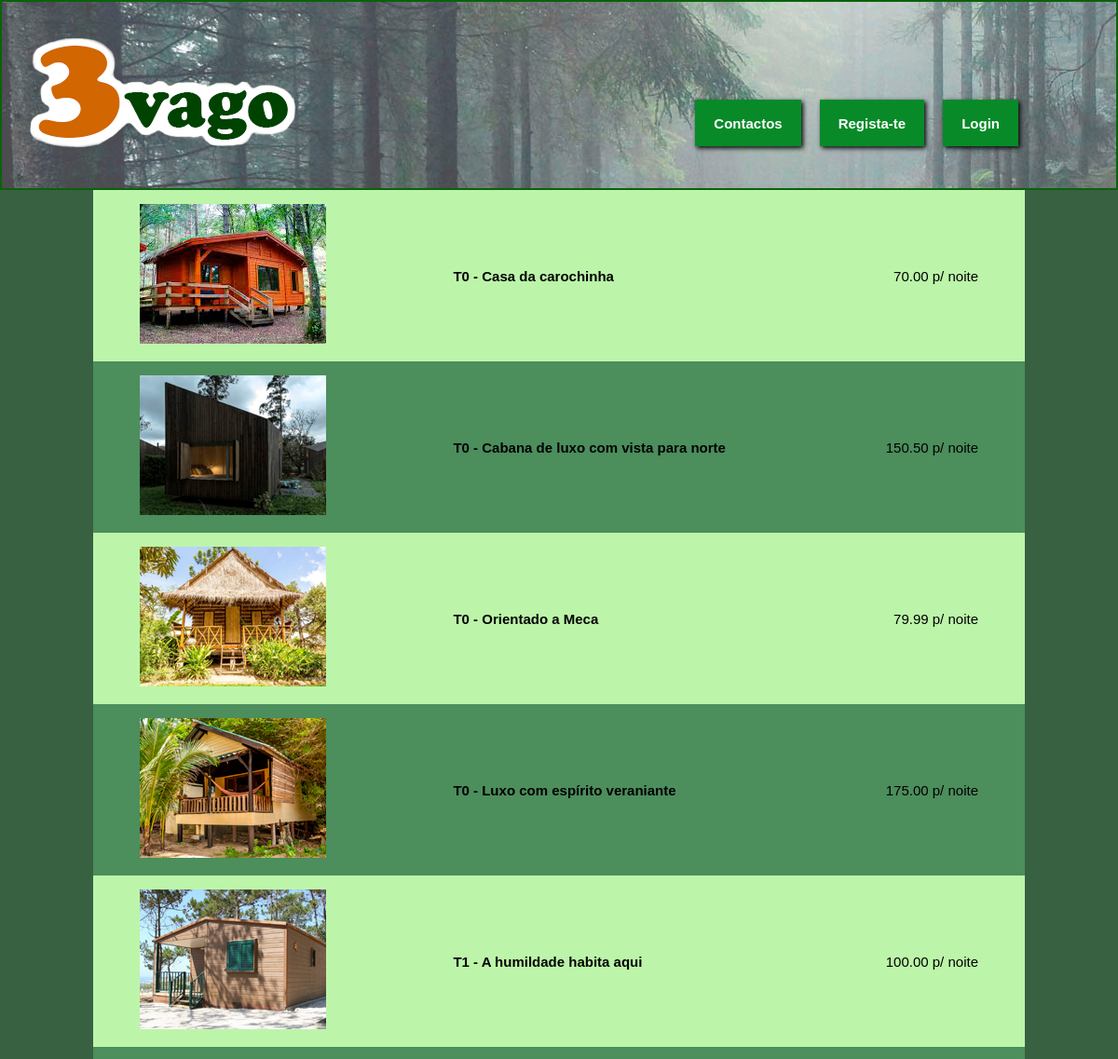
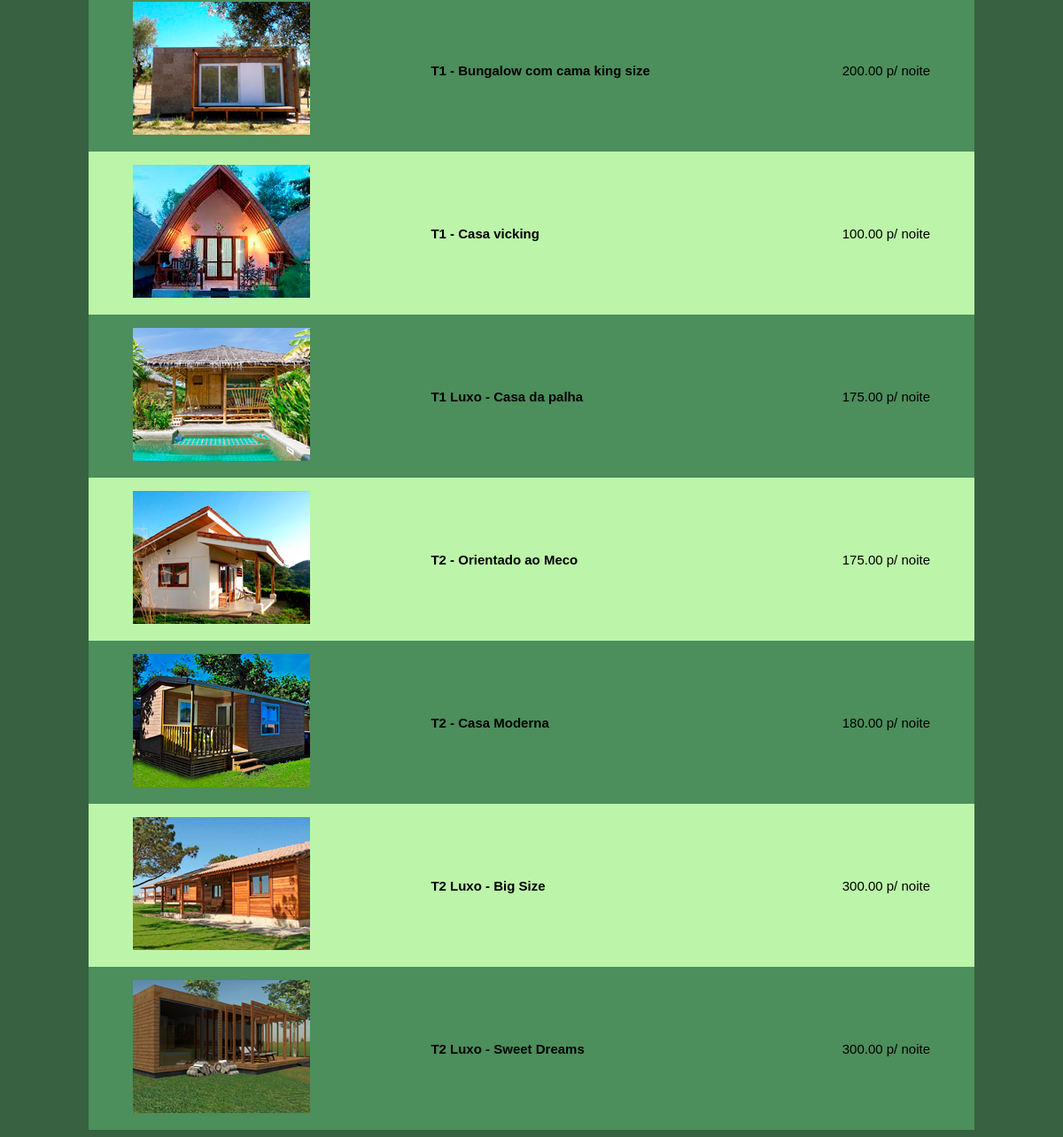
The app's page /paginas/pagina_inicial.php with its own data (2 pictures, top to bottom).
### tables this page shows
CREATE TABLE `cabana` (
  `IdCabana` int(3) NOT NULL,
  `Lotacao` int(2) NOT NULL,
  `img_cabana` varchar(30) NOT NULL,
  `tipo` varchar(4) NOT NULL,
  `nome` varchar(40) NOT NULL,
  `preco_p_noite` decimal(6,2) NOT NULL,
  `Descricao` text NOT NULL,
  `estado` int(1) NOT NULL DEFAULT '1'
);

### paginas/pagina_inicial.php (the view, shortened to what this page needs)
<!DOCTYPE html>
<html>
<head>
</head>
<body>
<div id="cabecalho">
	<a href='index.php'>
		<div id="logo">
		</div>
	</a>
    <div class= "input-div">
		<div id="botoes">
			<?php
				if(isset($_SESSION["user"])){
					$user = $_SESSION["user"];
					unset($_SESSION);
					$_SESSION["user"] = $user;
					echo "
						<div id='botao'>
							<form action='./Utilizador/logout.php'>
								<input type='submit' value='Logout'>
							</form>
						</div>
						<div id='botao'>
							<form action='./Utilizador/PgUtilizador.php'>
								<input type='submit' value='Area Pessoal'>
							</form>
						</div>
					";
				}else {
					echo "
						<div id='botao'>
							<form action='./Login/PgLogin.php'>
								<input type='submit' value='Login'>
							</form>
						</div>
						<div id='botao'>
							<form action='./Registo/PgRegisto.php'>
								<input type='submit' value='Regista-te'>
							</form>
						</div>
					";
				}
			?>
			<div id='botao'>
				<form action="contatos.php">
					<input type='submit' value='Contactos'>
				</form>
			</div>
		</div>
    </div>
</div>
<div id="corpo">
	<div id="tabela">
		<?php
			$sql = "SELECT nome,preco_p_noite,img_cabana,idCabana FROM cabana WHERE estado = '1'";
			$retval = mysqli_query( $conn, $sql );
			echo "<table width='100%' id = 't01'>";
			while($row = mysqli_fetch_array($retval)){
				echo"
				<tr>
					<td><a href='PgDescricao.php?IdCabana=".$row["idCabana"]."' ><img src='../media/bungalows/".$row["img_cabana"]."'></a></td>
					<td><a href='PgDescricao.php?IdCabana=".$row["idCabana"]."' ><div id='titulo'><b>".$row["nome"]."</b></div></a></td>
					<td><div id='preco'>".$row["preco_p_noite"]." p/ noite</div></td>
				</tr>"
				;
			}
			echo "</table>";
		?>
	</div>
</div>
</body>
</html>

### paginas/pagina_inicial.php (style rules this page uses)
body { background-color:#376141; }
#cabecalho { margin: -8px; height:200px; background-image:url(../media/imgs_sistema/cabecalho.png); border: 2px solid #0B610B; }
.input-div { margin:25px; float:right; height:150px; }
input[type=submit] { background-color:#088A29; padding:10px 20px; height:50px; font: bold 15px sans-serif; color:white; box-shadow:2px 2px 5px #000000; cursor:pointer; border:0px; }
#botoes { margin:70px; }
#botao { float:right; margin:10px; }
#logo { float:left; background-image:url(../media/imgs_sistema/logo.png); margin-left:20px; margin-top:-10px; width:300px; height:200px; }
a:link { color:black; font: bold 15px sans-serif; text-decoration:none; }
#corpo { width:1000px; margin: 8px auto 0px; }
#tabela { width:1000px; margin: 0px auto 0px; }
#preco { font: normal 15px sans-serif; text-align: right; }
#titulo { font: bold 15px sans-serif; text-decoration:no; text-align: left; }
table, th, td { border-collapse: collapse; }
th, td { padding: 15px 50px; }
table#t01 tr:nth-child(even) { background-color: #4C8E5C; }
table#t01 tr:nth-child(odd) { background-color: #BCF5A9; }

### records on screen
cabana: img_cabana (picture), nome "T0 - Casa da carochinha", preco_p_noite "70.00"
cabana: img_cabana (picture), nome "T0 - Cabana de luxo com vista para norte", preco_p_noite "150.50"
cabana: img_cabana (picture), nome "T0 - Orientado a Meca", preco_p_noite "79.99"
cabana: img_cabana (picture), nome "T0 - Luxo com espírito veraniante", preco_p_noite "175.00"
cabana: img_cabana (picture), nome "T1 - A humildade habita aqui", preco_p_noite "100.00"
cabana: img_cabana (picture), nome "T1 - Bungalow com cama king size", preco_p_noite "200.00"
cabana: img_cabana (picture), nome "T1 - Casa vicking", preco_p_noite "100.00"
cabana: img_cabana (picture), nome "T1 Luxo - Casa da palha", preco_p_noite "175.00"
cabana: img_cabana (picture), nome "T2 - Orientado ao Meco", preco_p_noite "175.00"
cabana: img_cabana (picture), nome "T2 - Casa Moderna", preco_p_noite "180.00"
cabana: img_cabana (picture), nome "T2 Luxo - Big Size", preco_p_noite "300.00"
cabana: img_cabana (picture), nome "T2 Luxo - Sweet Dreams", preco_p_noite "300.00"
